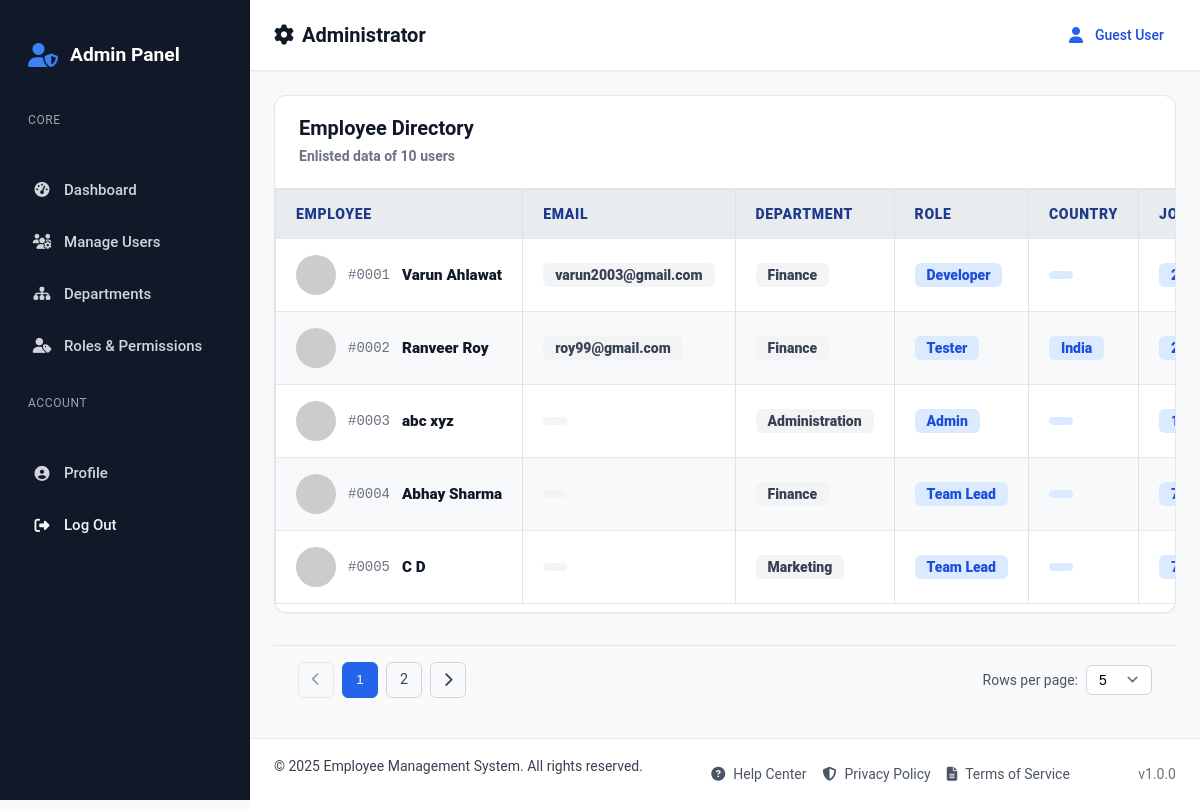
The page /backend/employee/listing.php on the database its author committed.
### tables this page shows
CREATE TABLE `employee` (
  `id` int(11) NOT NULL,
  `first_name` varchar(50) NOT NULL,
  `last_name` varchar(50) NOT NULL,
  `username` varchar(50) NOT NULL,
  `password` varchar(255) NOT NULL,
  `department` varchar(30) DEFAULT NULL,
  `created_at` timestamp NOT NULL DEFAULT current_timestamp(),
  `role` int(11) NOT NULL,
  `status` enum('0','1') NOT NULL DEFAULT '1',
  `email` varchar(50) DEFAULT NULL,
  `phone` varchar(20) DEFAULT NULL,
  `city` varchar(50) DEFAULT NULL,
  `zip` varchar(10) DEFAULT NULL,
  `state` varchar(50) DEFAULT NULL,
  `country` varchar(70) DEFAULT NULL,
  `pan` varchar(20) DEFAULT NULL,
  `aadhaar` varchar(12) DEFAULT NULL,
  `marital_status` varchar(20) DEFAULT NULL,
  `gender` varchar(10) DEFAULT NULL,
  `is_deleted` enum('0','1') NOT NULL DEFAULT '0'
);

CREATE TABLE `department` (
  `id` int(11) NOT NULL,
  `name` varchar(40) NOT NULL,
  `status` enum('1','0') NOT NULL DEFAULT '1',
  `is_deleted` enum('0','1') NOT NULL DEFAULT '0'
);

CREATE TABLE `roles` (
  `id` int(11) NOT NULL,
  `name` varchar(50) NOT NULL,
  `status` enum('1','0') NOT NULL DEFAULT '1',
  `description` varchar(250) DEFAULT NULL,
  `is_deleted` enum('0','1') NOT NULL DEFAULT '0'
);

### backend/employee/listing.php (the view, shortened to what this page needs)
<?php
require_once '..\..\includes\config.php';
$limit = isset($_GET['rows']) ? (int) $_GET['rows'] : 5;
$myPage = isset($_GET['page']) ? (int) $_GET['page'] : 1;
$offset = ($myPage - 1) * $limit;
try {
  $sql = "SELECT employee.*, department.name as deptName, roles.name as roleName FROM employee JOIN department ON employee.department = department.id JOIN roles ON employee.role = roles.id LIMIT :limit OFFSET :offset";
  $stmt = $conn->prepare($sql);
  $stmt->bindValue(':limit', $limit, PDO::PARAM_INT);
  $stmt->bindValue(':offset', $offset, PDO::PARAM_INT);
  $stmt->execute();
  $data = $stmt->fetchAll(PDO::FETCH_ASSOC);
} catch (PDOException $e) {
  $error_message = "Database error: " . $e->getMessage();
  $data = [];
}
$stmt2 = $conn->query("SELECT COUNT(*) as count FROM employee");
$count = $stmt2->fetch(PDO::FETCH_ASSOC);
$allRows = $count['count'];
$allPages = ceil($allRows / $limit);
?>
<body class="admin-page">
  <?php include '..\navbar.php'; ?>
  <?php include '..\sidebar.php' ?>
  <main class="admin-main-content">
    <div class="admin-container">
      <div class="admin-table-container">
        <div class="table-header">
          <div class="table-title">
            <h2 class="table-title">Employee Directory</h2>
            <p>Enlisted data of <?php echo $count['count']; ?> users</p>
          </div>
        </div>
        <?php if (count($data) > 0): ?>
          <div class="table-responsive">
            <table class="admin-table">
              <thead>
                <tr>
                  <th style="font-weight: 900; color: var(--primary-900); font-size: var(--text-sm);">Employee</th>
                  <th style="font-weight: 900; color: var(--primary-900); font-size: var(--text-sm);">Email</th>
                  <th style="font-weight: 900; color: var(--primary-900); font-size: var(--text-sm);">Department</th>
                  <th style="font-weight: 900; color: var(--primary-900); font-size: var(--text-sm);">Role</th>
                  <th style="font-weight: 900; color: var(--primary-900); font-size: var(--text-sm);">Country</th>
                  <th style="font-weight: 900; color: var(--primary-900); font-size: var(--text-sm);">Joining Date</th>
                </tr>
              </thead>
              <tbody>
                <?php foreach ($data as $employee): ?>
                  <tr>
                    <td>
                      <div style="display: flex; align-items: center; gap: var(--space-3);">
                        <div class="user-avatar-small">
                          <img src="https://randomuser.me/api/portraits/men/24.jpg" alt="User Avatar">
                        </div>
                        <span
                          style="font-family: var(--font-family-mono); font-size: var(--text-sm); color: var(--gray-500);">
                          #<?php echo str_pad($employee['id'], 4, '0', STR_PAD_LEFT); ?>
                        </span>
                        <div>
                          <div style="font-weight: 900; color: var(--gray-900);">
                            <?php echo htmlspecialchars($employee['first_name'] . ' ' . $employee['last_name']); ?>
                          </div>
                        </div>
                      </div>
                    </td>
                    <td>
                      <span
                        style="display: inline-flex; align-items: center; padding: var(--space-1) var(--space-3); background: var(--gray-100); color: var(--gray-700); border-radius: var(--radius-md); font-size: var(--text-sm); font-weight: 900;">
                        <?php echo htmlspecialchars($employee['email']) ?>
                      </span>
                    </td>
                    <td>
                      <span
                        style="display: inline-flex; align-items: center; padding: var(--space-1) var(--space-3); background: var(--gray-100); color: var(--gray-700); border-radius: var(--radius-md); font-size: var(--text-sm); font-weight: 900;">
                        <?php echo htmlspecialchars($employee['deptName']); ?>
                      </span>
                    </td>
                    <td>
                      <span
                        style="display: inline-flex; align-items: center; gap: var(--space-2); padding: var(--space-1) var(--space-3); background: var(--primary-100); color: var(--primary-700); border-radius: var(--radius-md); font-size: var(--text-sm); font-weight: 900;">
                        <?php echo ucfirst($employee['roleName']); ?>
                      </span>
                    </td>
                    <td>
                      <span
                        style="display: inline-flex; align-items: center; gap: var(--space-2); padding: var(--space-1) var(--space-3); background: var(--primary-100); color: var(--primary-700); border-radius: var(--radius-md); font-size: var(--text-sm); font-weight: 900;">
                        <?php echo $employee['country']; ?>
                      </span>
                    </td>
                    <td>
                      <span
                        style="display: inline-flex; align-items: center; gap: var(--space-2); padding: var(--space-1) var(--space-3); background: var(--primary-100); color: var(--primary-700); border-radius: var(--radius-md); font-size: var(--text-sm); font-weight: 900;">
                      </span>
                    </td>
                  </tr>
                <?php endforeach; ?>
              </tbody>
            </table>
          </div>
        </div>
        <div class="table-footer">
          <div class="table-pagination">
            <?php if ($myPage > 1): ?>
              <a href="?page=<?= $myPage - 1 ?>&rows=<?= $limit ?>" class="pagination-btn"><i
                  class="fas fa-chevron-left"></i></a>
            <?php else: ?>
              <button class="pagination-btn" disabled><i class="fas fa-chevron-left"></i></button>
            <?php endif; ?>
            <?php for ($i = 1; $i <= $allPages; $i++): ?>
              <?php if ($i == $myPage): ?>
                <button class="pagination-btn active"><?= $i ?></button>
              <?php else: ?>
                <a href="?page=<?= $i ?>&rows=<?= $limit ?>" class="pagination-btn"><?= $i ?></a>
              <?php endif; ?>
            <?php endfor; ?>
            <?php if ($myPage < $allPages): ?>
              <a href="?page=<?= $myPage + 1 ?>&rows=<?= $limit ?>" class="pagination-btn"><i
                  class="fas fa-chevron-right"></i></a>
            <?php else: ?>
              <button class="pagination-btn" disabled><i class="fas fa-chevron-right"></i></button>
            <?php endif; ?>
          </div>
          <div class="table-page-size">
            <span>Rows per page:</span>
            <select id="rowsPerPage" onchange="changeRowsPerPage(this.value)">
              <option value="5" <?= $limit == 5 ? 'selected' : '' ?>>5</option>
            </select>
          </div>
        </div>
      </div>
    <?php endif; ?>
  </main>
  <?php include '../footer.php'; ?>
</body>
</html>

### css/design-system.css (style rules this page uses)
:root { --primary-50: #eff6ff; --primary-100: #dbeafe; --primary-200: #bfdbfe; --primary-300: #93c5fd; --primary-400: #60a5fa; --primary-500: #3b82f6; --primary-600: #2563eb; --primary-700: #1d4ed8; --primary-800: #1e40af; --primary-900: #1e3a8a; --gray-50: #f9fafb; --gray-100: #f3f4f6; --gray-200: #e5e7eb; --gray-300: #d1d5db; --gray-400: #9ca3af; --gray-500: #6b7280; --gray-600: #4b5563; --gray-700: #374151; --gray-800: #1f2937; --gray-900: #111827; --success-50: #f0fdf4; --success-500: #22c55e; --success-600: #16a34a; --error-50: #fef2f2; --error-500: #ef4444; --error-600: #dc2626; --warning-50: #fffbeb; --warning-500: #f59e0b; --warning-600: #d97706; --font-family-sans: "Inter", -fapple-system, BlinkMacSystemFont, "Segoe UI", Roboto, sans-serif; --font-family-mono: "JetBrains Mono", "Fira Code", Consolas, monospace; --text-xs: 0.75rem; --text-sm: 0.875rem; --text-base: 1rem; --text-lg: 1.125rem; --text-xl: 1.25rem; --text-2xl: 1.5rem; --text-3xl: 1.875rem; --text-4xl: 2.25rem; --space-1: 0.25rem; --space-2: 0.5rem; --space-3: 0.75rem; --space-4: 1rem; --space-5: 1.25rem; --space-6: 1.5rem; --space-8: 2rem; --space-10: 2.5rem; --space-12: 3rem; --space-16: 4rem; --space-20: 5rem; --radius-sm: 0.25rem; --radius-md: 0.375rem; --radius-lg: 0.5rem; --radius-xl: 0.75rem; --radius-2xl: 1rem; --shadow-sm: 0 1px 2px 0 rgb(0 0 0 / 0.05); --shadow-md: 0 4px 6px -1px rgb(0 0 0 / 0.1), 0 2px 4px -2px rgb(0 0 0 / 0.1); --shadow-lg: 0 10px 15px -3px rgb(0 0 0 / 0.1), 0 4px 6px -4px rgb(0 0 0 / 0.1); --shadow-xl: 0 20px 25px -5px rgb(0 0 0 / 0.1), 0 8px 10px -6px rgb(0 0 0 / 0.1); --transition-fast: 150ms cubic-bezier(0.4, 0, 0.2, 1); --transition-normal: 300ms cubic-bezier(0.4, 0, 0.2, 1); --transition-slow: 500ms cubic-bezier(0.4, 0, 0.2, 1); }
*, *::before, *::after { box-sizing: border-box; margin: 0; padding: 0; }
html { font-size: 16px; line-height: 1.5; -webkit-font-smoothing: antialiased; -moz-osx-font-smoothing: grayscale; }
body { font-family: var(--font-family-sans); font-size: var(--text-base); line-height: 1.6; color: var(--gray-900); background-color: var(--gray-50); min-height: 100vh; }
h1, h2, h3, h4, h5, h6 { font-weight: 600; line-height: 1.25; color: var(--gray-900); }
h2 { font-size: var(--text-3xl); }
p { margin-bottom: var(--space-4); color: var(--gray-700); }
a { color: var(--primary-600); text-decoration: none; transition: color var(--transition-fast); }

### css/components.css (style rules this page uses)
.table-header { padding: var(--space-6); border-bottom: 1px solid var(--gray-200); display: flex; align-items: center; justify-content: space-between; flex-wrap: wrap; gap: var(--space-4); }
.table-title { font-size: var(--text-xl); font-weight: 600; color: var(--gray-900); margin: 0; }
.table-footer { padding: var(--space-4) var(--space-6); background: var(--gray-50); border-top: 1px solid var(--gray-200); display: flex; align-items: center; justify-content: space-between; font-size: var(--text-sm); color: var(--gray-600); }

### backend/employee/listing.php (style rules this page uses)
tr { transition: opacity 0.3s ease; }

### rows shown on the page
employee: id "0001", first_name+last_name "Varun Ahlawat", email "varun2003@gmail.com", department.name "Finance", roles.name "Developer"
employee: id "0002", first_name+last_name "Ranveer Roy", email "roy99@gmail.com", department.name "Finance", roles.name "Tester", country "India"
employee: id "0003", first_name+last_name "abc xyz", department.name "Administration", roles.name "Admin"
employee: id "0004", first_name+last_name "Abhay Sharma", department.name "Finance", roles.name "Team Lead"
employee: id "0005", first_name+last_name "C D", department.name "Marketing", roles.name "Team Lead"

### other values the page prints
$count['count'] "10"
